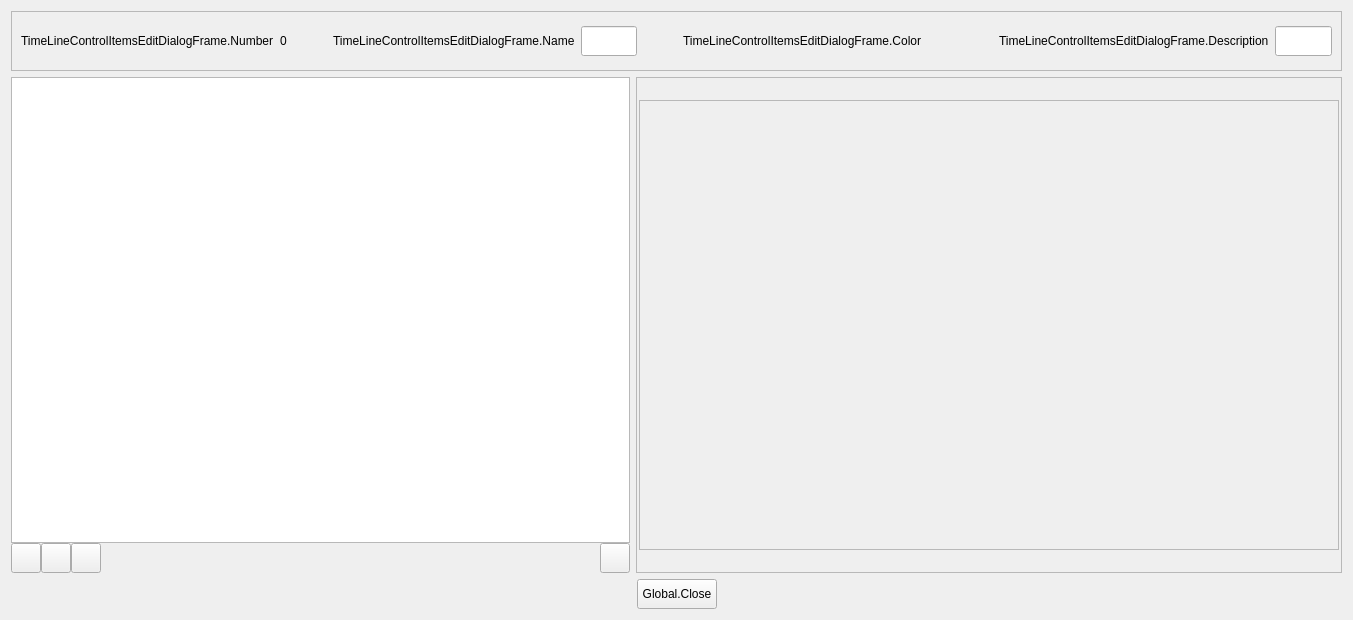
<?xml version="1.0" encoding="UTF-8"?>
<ui version="4.0">
 <class>TimeLineControlItemsEditDialogFrame</class>
 <widget class="QFrame" name="TimeLineControlItemsEditDialogFrame">
  <property name="geometry">
   <rect>
    <x>0</x>
    <y>0</y>
    <width>1353</width>
    <height>620</height>
   </rect>
  </property>
  <property name="windowTitle">
   <string>Dialog</string>
  </property>
  <layout class="QVBoxLayout" name="verticalLayout_3">
   <item>
    <widget class="QFrame" name="frame">
     <property name="minimumSize">
      <size>
       <width>0</width>
       <height>60</height>
      </size>
     </property>
     <property name="frameShape">
      <enum>QFrame::StyledPanel</enum>
     </property>
     <property name="frameShadow">
      <enum>QFrame::Raised</enum>
     </property>
     <layout class="QVBoxLayout" name="verticalLayout_4">
      <item>
       <layout class="QHBoxLayout" name="horizontalLayout_4">
        <item>
         <widget class="QLabel" name="label_3">
          <property name="text">
           <string>TimeLineControlItemsEditDialogFrame.Number</string>
          </property>
         </widget>
        </item>
        <item>
         <widget class="QLabel" name="labelControlPolicySubId">
          <property name="text">
           <string>0</string>
          </property>
         </widget>
        </item>
        <item>
         <spacer name="horizontalSpacer_5">
          <property name="orientation">
           <enum>Qt::Horizontal</enum>
          </property>
          <property name="sizeType">
           <enum>QSizePolicy::Fixed</enum>
          </property>
          <property name="sizeHint" stdset="0">
           <size>
            <width>40</width>
            <height>20</height>
           </size>
          </property>
         </spacer>
        </item>
        <item>
         <widget class="QLabel" name="label">
          <property name="text">
           <string>TimeLineControlItemsEditDialogFrame.Name</string>
          </property>
         </widget>
        </item>
        <item>
         <widget class="QLineEdit" name="lineControlPolicyName">
          <property name="minimumSize">
           <size>
            <width>0</width>
            <height>30</height>
           </size>
          </property>
         </widget>
        </item>
        <item>
         <spacer name="horizontalSpacer_7">
          <property name="orientation">
           <enum>Qt::Horizontal</enum>
          </property>
          <property name="sizeType">
           <enum>QSizePolicy::Fixed</enum>
          </property>
          <property name="sizeHint" stdset="0">
           <size>
            <width>40</width>
            <height>20</height>
           </size>
          </property>
         </spacer>
        </item>
        <item>
         <widget class="QLabel" name="label_2">
          <property name="text">
           <string>TimeLineControlItemsEditDialogFrame.Color</string>
          </property>
         </widget>
        </item>
        <item>
         <widget class="QPushButton" name="buttonColor">
          <property name="minimumSize">
           <size>
            <width>25</width>
            <height>25</height>
           </size>
          </property>
          <property name="maximumSize">
           <size>
            <width>25</width>
            <height>25</height>
           </size>
          </property>
          <property name="text">
           <string/>
          </property>
          <property name="flat">
           <bool>true</bool>
          </property>
         </widget>
        </item>
        <item>
         <spacer name="horizontalSpacer_6">
          <property name="orientation">
           <enum>Qt::Horizontal</enum>
          </property>
          <property name="sizeType">
           <enum>QSizePolicy::Fixed</enum>
          </property>
          <property name="sizeHint" stdset="0">
           <size>
            <width>40</width>
            <height>20</height>
           </size>
          </property>
         </spacer>
        </item>
        <item>
         <widget class="QLabel" name="label_5">
          <property name="text">
           <string>TimeLineControlItemsEditDialogFrame.Description</string>
          </property>
         </widget>
        </item>
        <item>
         <widget class="QLineEdit" name="lineControlPolicyDescription">
          <property name="minimumSize">
           <size>
            <width>0</width>
            <height>30</height>
           </size>
          </property>
         </widget>
        </item>
       </layout>
      </item>
     </layout>
    </widget>
   </item>
   <item>
    <layout class="QHBoxLayout" name="horizontalLayout_3">
     <item>
      <widget class="QFrame" name="frameTable">
       <layout class="QVBoxLayout" name="verticalLayout">
        <property name="spacing">
         <number>0</number>
        </property>
        <property name="leftMargin">
         <number>0</number>
        </property>
        <property name="topMargin">
         <number>0</number>
        </property>
        <property name="rightMargin">
         <number>0</number>
        </property>
        <property name="bottomMargin">
         <number>0</number>
        </property>
        <item>
         <widget class="QTableView" name="tableView">
          <property name="editTriggers">
           <set>QAbstractItemView::NoEditTriggers</set>
          </property>
         </widget>
        </item>
        <item>
         <layout class="QHBoxLayout" name="horizontalLayout_2">
          <item>
           <widget class="QPushButton" name="buttonAdd">
            <property name="minimumSize">
             <size>
              <width>30</width>
              <height>30</height>
             </size>
            </property>
            <property name="maximumSize">
             <size>
              <width>30</width>
              <height>30</height>
             </size>
            </property>
            <property name="text">
             <string/>
            </property>
           </widget>
          </item>
          <item>
           <widget class="QPushButton" name="buttonLoadFrameTemplate">
            <property name="minimumSize">
             <size>
              <width>30</width>
              <height>30</height>
             </size>
            </property>
            <property name="maximumSize">
             <size>
              <width>30</width>
              <height>30</height>
             </size>
            </property>
            <property name="text">
             <string/>
            </property>
           </widget>
          </item>
          <item>
           <widget class="QPushButton" name="buttonExportTemplate">
            <property name="minimumSize">
             <size>
              <width>30</width>
              <height>30</height>
             </size>
            </property>
            <property name="maximumSize">
             <size>
              <width>30</width>
              <height>30</height>
             </size>
            </property>
            <property name="text">
             <string/>
            </property>
           </widget>
          </item>
          <item>
           <spacer name="horizontalSpacer_4">
            <property name="orientation">
             <enum>Qt::Horizontal</enum>
            </property>
            <property name="sizeHint" stdset="0">
             <size>
              <width>40</width>
              <height>20</height>
             </size>
            </property>
           </spacer>
          </item>
          <item>
           <widget class="QPushButton" name="buttonRemove">
            <property name="minimumSize">
             <size>
              <width>30</width>
              <height>30</height>
             </size>
            </property>
            <property name="maximumSize">
             <size>
              <width>30</width>
              <height>30</height>
             </size>
            </property>
            <property name="text">
             <string/>
            </property>
           </widget>
          </item>
         </layout>
        </item>
       </layout>
      </widget>
     </item>
     <item>
      <widget class="QFrame" name="timeLineGraphFrameContainer">
       <property name="frameShape">
        <enum>QFrame::StyledPanel</enum>
       </property>
       <property name="frameShadow">
        <enum>QFrame::Raised</enum>
       </property>
       <layout class="QVBoxLayout" name="verticalLayout_2">
        <property name="spacing">
         <number>0</number>
        </property>
        <property name="leftMargin">
         <number>2</number>
        </property>
        <property name="topMargin">
         <number>2</number>
        </property>
        <property name="rightMargin">
         <number>2</number>
        </property>
        <property name="bottomMargin">
         <number>2</number>
        </property>
        <item>
         <widget class="TimeLineGraphFrame" name="timeLineGraphFrame">
          <property name="minimumSize">
           <size>
            <width>700</width>
            <height>450</height>
           </size>
          </property>
          <property name="maximumSize">
           <size>
            <width>700</width>
            <height>450</height>
           </size>
          </property>
          <property name="frameShape">
           <enum>QFrame::StyledPanel</enum>
          </property>
          <property name="frameShadow">
           <enum>QFrame::Raised</enum>
          </property>
         </widget>
        </item>
       </layout>
      </widget>
     </item>
    </layout>
   </item>
   <item>
    <layout class="QHBoxLayout" name="horizontalLayout">
     <item>
      <spacer name="horizontalSpacer">
       <property name="orientation">
        <enum>Qt::Horizontal</enum>
       </property>
       <property name="sizeHint" stdset="0">
        <size>
         <width>40</width>
         <height>20</height>
        </size>
       </property>
      </spacer>
     </item>
     <item>
      <widget class="QPushButton" name="buttonDialogBottomClose">
       <property name="minimumSize">
        <size>
         <width>80</width>
         <height>30</height>
        </size>
       </property>
       <property name="text">
        <string>Global.Close</string>
       </property>
      </widget>
     </item>
     <item>
      <spacer name="horizontalSpacer_2">
       <property name="orientation">
        <enum>Qt::Horizontal</enum>
       </property>
       <property name="sizeHint" stdset="0">
        <size>
         <width>40</width>
         <height>20</height>
        </size>
       </property>
      </spacer>
     </item>
    </layout>
   </item>
  </layout>
 </widget>
 <customwidgets>
  <customwidget>
   <class>TimeLineGraphFrame</class>
   <extends>QFrame</extends>
   <header>widget/timelinegraphframe.h</header>
   <container>1</container>
  </customwidget>
 </customwidgets>
 <resources/>
 <connections/>
</ui>
